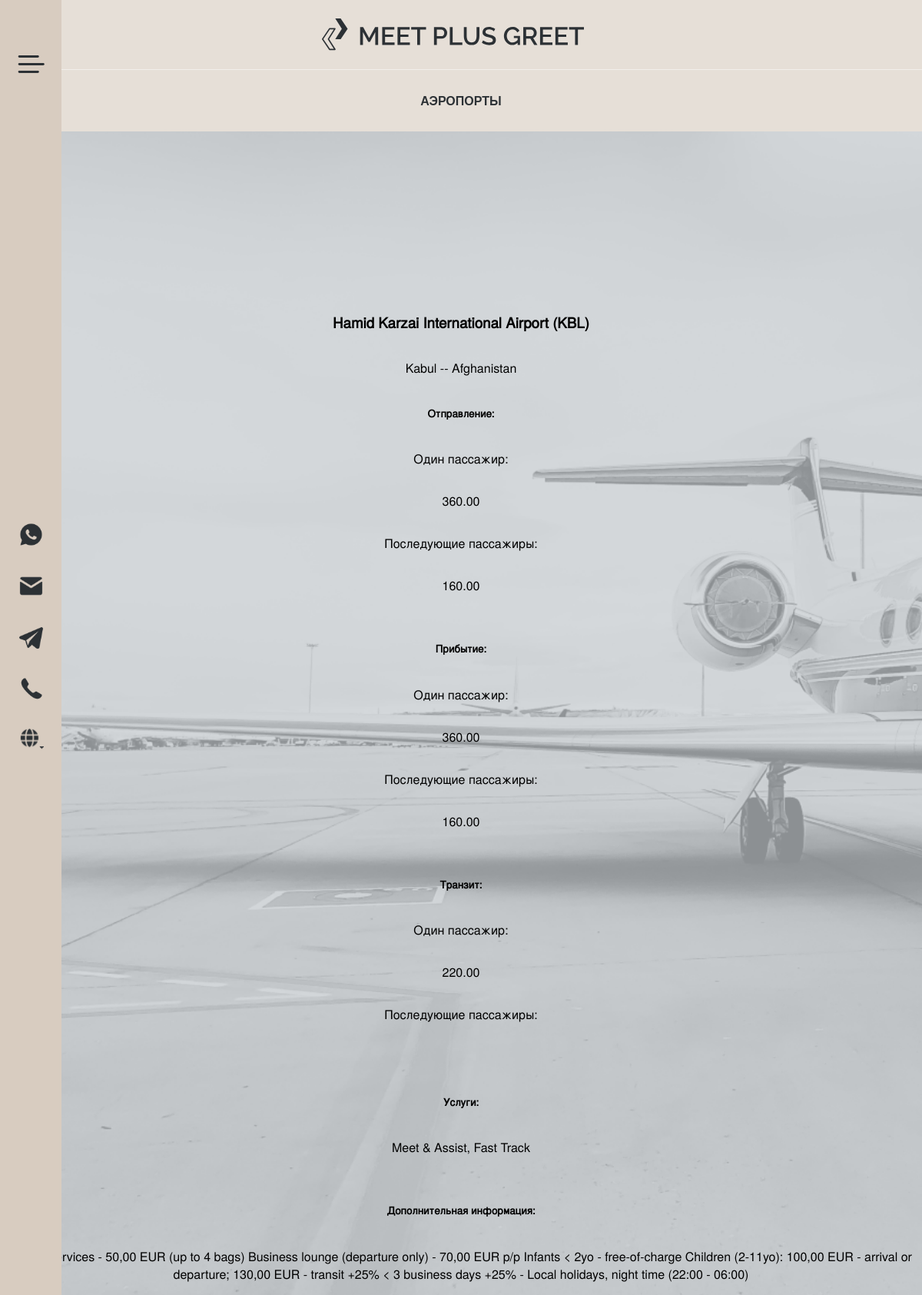
/airports/2/, run on the app's committed database.
### airport/models.py (models this page shows, shortened)
class Airport(models.Model):
    code = models.CharField(max_length=2)
    name = models.CharField(max_length=200)
    city = models.CharField(max_length=100)
    country = models.CharField(max_length=100)
    additional_info = models.TextField(blank=True, null=True)

### main_app/models.py (models this page shows, shortened)
class ServicePrice(models.Model):
    SERVICE_TYPE = [
        ('arrival', 'Прибытие'),
        ('departure', 'Отправление'),
        ('transit', 'Транзит'),
    ]
    airport = models.ForeignKey(Airport, on_delete=models.CASCADE, related_name='service_price')
    service = models.ForeignKey(Service, on_delete=models.CASCADE, related_name='service_price')
    service_type = models.CharField(max_length=100, choices=SERVICE_TYPE)
    price_one_passenger = models.CharField(max_length=100)
    price_others_passengers = models.CharField(max_length=100)

class Service(models.Model):
    name = models.CharField(max_length=255)
    description = models.TextField(blank=True, null=True)

### airport/views.py (the view)
# urls.py: path('<int:pk>/', AirportDetail.as_view(), name='airport_detail'),
class AirportDetail(DetailView):
    model = Airport
    template_name = 'airport/airport_detail.html'
    context_object_name = 'airport'
    def get_context_data(self, **kwargs):
        context = super().get_context_data(**kwargs)
        context['departure_price_one_passenger'] = (
            self.object.service_price.get(service_type='departure').price_one_passenger)
        context['departure_price_others_passengers'] = (
            self.object.service_price.get(service_type='departure').price_others_passengers)
        context['arrival_price_one_passenger'] = (
            self.object.service_price.get(service_type='arrival').price_one_passenger)
        context['arrival_price_others_passengers'] = (
            self.object.service_price.get(service_type='arrival').price_others_passengers)
        context['transit_price_one_passenger'] = (
            self.object.service_price.get(service_type='transit').price_one_passenger)
        context['transit_price_one_passenger'] = (
            self.object.service_price.get(service_type='transit').price_others_passengers)
        context['service'] = self.object.service_price.first().service.name
        return context

### templates/airport/airport_detail.html (shortened to what this page needs)
{% extends "airport/default_airport.html" %}
{% load static %}
{% load i18n %}
{% block head %}
    <link rel="stylesheet" href="{% static 'css/default_booking.css' %}">
{% endblock head %}
{% block content %}
<h3>{{ airport.name }}</h3>
<p>{{ airport.city }} -- {{ airport.country }}</p>
<h5>Отправление:</h5>
<p>Один пассажир:</p>
<p>{{ departure_price_one_passenger }}</p>
<p>Последующие пассажиры:</p>
<p>{{ departure_price_others_passengers }}</p>
<br>
<h5>Прибытие:</h5>
<p>Один пассажир:</p>
<p>{{ arrival_price_one_passenger }}</p>
<p>Последующие пассажиры:</p>
<p>{{ arrival_price_others_passengers }}</p>
<br>
<h5>Транзит:</h5>
<p>Один пассажир:</p>
<p>{{ transit_price_one_passenger }}</p>
<p>Последующие пассажиры:</p>
<br>
<h5>Услуги:</h5>
<p>{{ service }}</p>
<br>
<h5>Дополнительная информация:</h5>
<p>{{ airport.additional_info }}</p>
{% endblock content %}

### static/css/default_booking.css (style rules this page uses)
body { margin: 0; padding: 0; height: 100%; display: flex; flex-direction: column; font-family: 'TeXGyreHeros', sans-serif; margin-bottom: 0; }
::placeholder { font-size: 14px; color: #A0A0A0; line-height: 38px; }

### data on the page
Airport: name "Hamid Karzai International Airport (KBL)", city "Kabul", country "Afghanistan", additional_info "Porter' services - 50,00 EUR (up to 4 bags) Business lounge (departure only) - 70,00 EUR p/p Infants < 2yo - free-of-charge Children (2-11yo): 100,00 EUR - arrival or departure; 130,00 EUR - transit +25% < 3 business days +25% - Local holidays, night time (22:00 - 06:00)"
ServicePrice: price_one_passenger "360.00", price_others_passengers "160.00"
ServicePrice: price_one_passenger "360.00", price_others_passengers "160.00"
Service: name "Meet & Assist, Fast Track"
